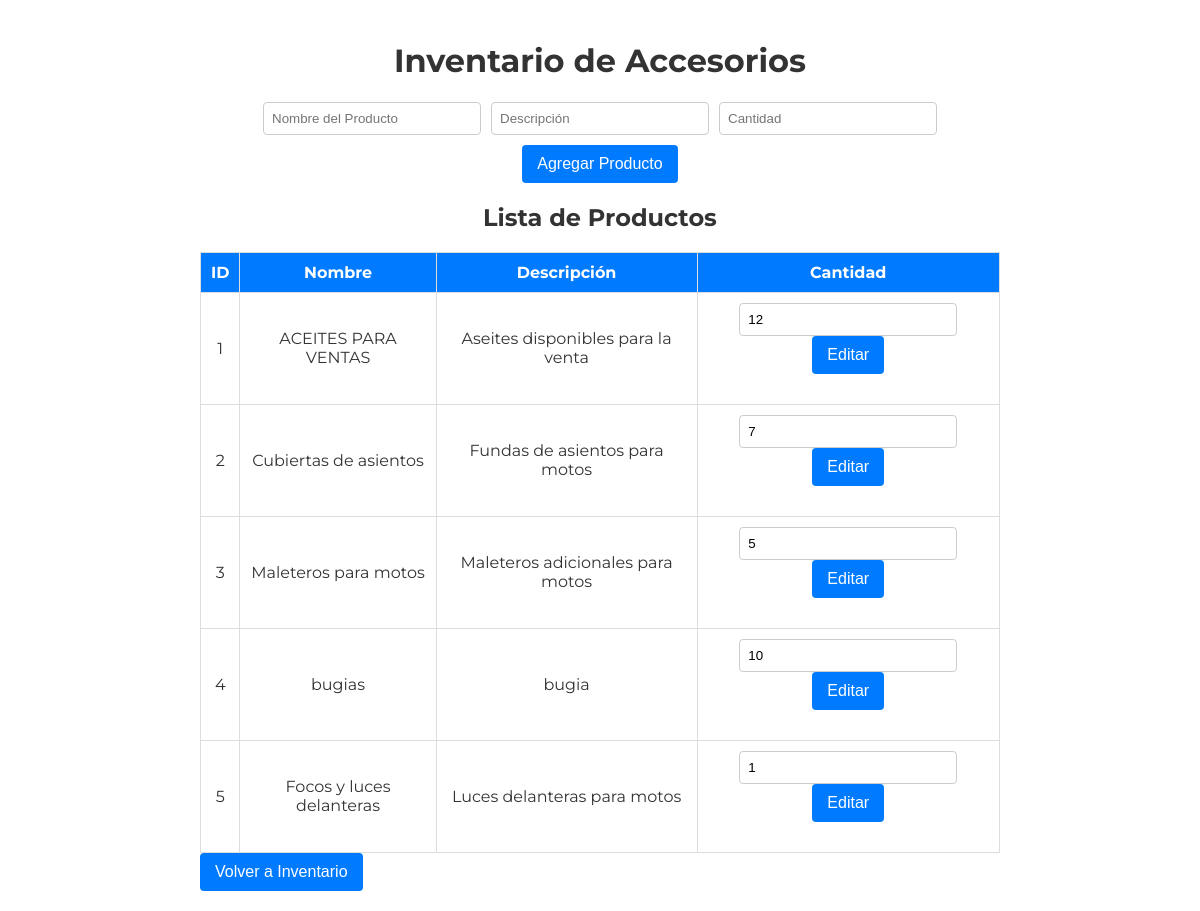
Page /otrosaccesorios.php on the committed database.
### tables this page shows
CREATE TABLE `otros_accesorios` (
  `id_accesorio` int(11) NOT NULL,
  `nombre` varchar(100) NOT NULL,
  `descripcion` varchar(255) DEFAULT NULL,
  `cantidad` int(11) NOT NULL
);

### otrosaccesorios.php (the view, shortened to what this page needs)
<?php
$servername = "localhost";
$username = "root";
$password = "";
$dbname = "taller_motos";
$conn = new mysqli($servername, $username, $password, $dbname);
$sql = "SELECT * FROM otros_accesorios";
$result = $conn->query($sql);
?>
<!DOCTYPE html>
<html lang="en">
<head>
    <link rel="stylesheet" href="bases.css">
</head>
<body>
<div class="container">
        <h1>Inventario de Accesorios</h1>
        <form method="POST" action="">
            <div class="input-group">
                <input type="text" name="nombre" placeholder="Nombre del Producto" required>
                <input type="text" name="descripcion" placeholder="Descripción" required>
                <input type="number" name="cantidad" placeholder="Cantidad" required>
            </div>
            <button type="submit">Agregar Producto</button>
        </form>
        <h2>Lista de Productos</h2>
        <table>
            <thead>
                <tr>
                    <th>ID</th>
                    <th>Nombre</th>
                    <th>Descripción</th>
                    <th>Cantidad</th>
                </tr>
            </thead>
            <tbody>
                <?php
                if ($result->num_rows > 0) {
                    while ($row = $result->fetch_assoc()) {
                        $cantidad = $row["cantidad"];
                        $cantidad_class = $cantidad == 0 ? "low-stock" : "";
                        echo "<tr class='$cantidad_class'>";
                        echo "<td>" . $row["id_accesorio"] . "</td>";
                        echo "<td>" . $row["nombre"] . "</td>";
                        echo "<td>" . $row["descripcion"] . "</td>";
                        echo "<td>
                                <form method='POST' action='' style='display:inline-block;'>
                                    <input type='hidden' name='id_accesorio' value='" . $row["id_accesorio"] . "'>
                                    <input type='hidden' name='action' value='edit'>
                                    <input type='number' name='cantidad' value='" . $row["cantidad"] . "' required>
                                    <button type='submit'>Editar</button>
                                </form>
                              </td>";
                        echo "</tr>";
                    }
                } else {
                    echo "<tr><td colspan='4'>No se encontraron productos.</td></tr>";
                }
                ?>
            </tbody>
        </table>
        <button onclick="location.href='inventario.php'">Volver a Inventario</button>
    </div>
</body>
</html>

### bases.css (style rules this page uses)
body { font-family: 'Montserrat', sans-serif; background: url(https://media.istockphoto.com/id/495378164/es/foto/garaje-taller-3-d-imagen.jpg?s=2048x2048&w=is&k=20&c=iZo_H-F4dL8qUzP1YC1gHGkkeIEOd4KEvny_IsHSv1A=); color: #333; margin: 0; padding: 0; }
.container { max-width: 800px; margin: 0 auto; padding: 20px; background-color: #fff; border-radius: 1%; }
h1, h2 { text-align: center; color: #333; }
form { margin-bottom: 20px; text-align: center; }
.input-group { display: flex; gap: 10px; justify-content: center; margin-bottom: 10px; }
input[type="text"], input[type="number"] { padding: 8px; width: 200px; border: 1px solid #ccc; border-radius: 4px; }
button { padding: 10px 15px; font-size: 16px; color: #fff; background-color: #007bff; border: none; border-radius: 4px; cursor: pointer; }
table { width: 100%; border-collapse: collapse; margin-top: 20px; }
table, th, td { border: 1px solid #ddd; }
th, td { padding: 10px; text-align: center; }
th { background-color: #007bff; color: #fff; }
td form { display: inline; }

### rows in the picture
otros_accesorios: id_accesorio "1", nombre "ACEITES PARA VENTAS", descripcion "Aseites disponibles para la venta", cantidad "12"
otros_accesorios: id_accesorio "2", nombre "Cubiertas de asientos", descripcion "Fundas de asientos para motos", cantidad "7"
otros_accesorios: id_accesorio "3", nombre "Maleteros para motos", descripcion "Maleteros adicionales para motos", cantidad "5"
otros_accesorios: id_accesorio "4", nombre "bugias", descripcion "bugia", cantidad "10"
otros_accesorios: id_accesorio "5", nombre "Focos y luces delanteras", descripcion "Luces delanteras para motos", cantidad "1"
